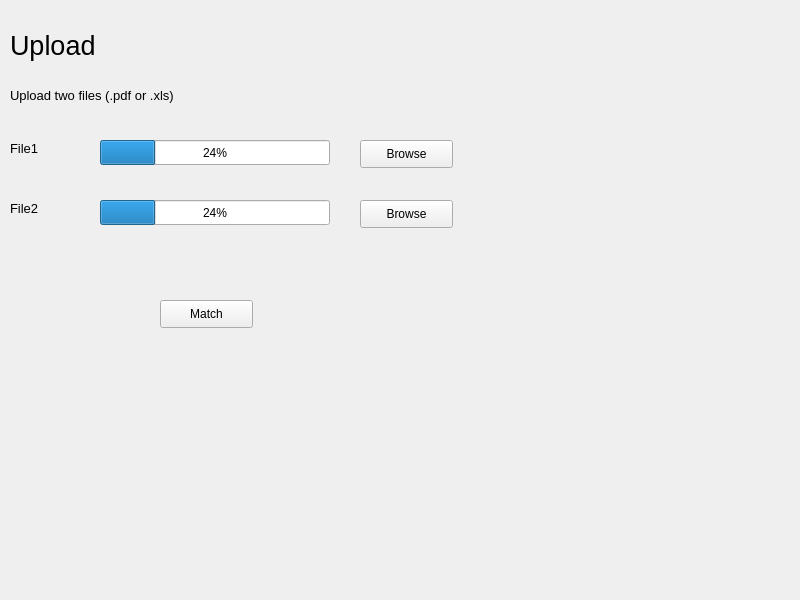
<?xml version="1.0" encoding="UTF-8"?>
<ui version="4.0">
 <class>MainWindow</class>
 <widget class="QMainWindow" name="MainWindow">
  <property name="geometry">
   <rect>
    <x>0</x>
    <y>0</y>
    <width>800</width>
    <height>600</height>
   </rect>
  </property>
  <property name="windowTitle">
   <string>MainWindow</string>
  </property>
  <widget class="QWidget" name="centralwidget">
   <widget class="QLabel" name="upload_label">
    <property name="geometry">
     <rect>
      <x>10</x>
      <y>20</y>
      <width>151</width>
      <height>51</height>
     </rect>
    </property>
    <property name="font">
     <font>
      <pointsize>20</pointsize>
     </font>
    </property>
    <property name="text">
     <string>Upload</string>
    </property>
   </widget>
   <widget class="QLabel" name="text_label">
    <property name="geometry">
     <rect>
      <x>10</x>
      <y>80</y>
      <width>241</width>
      <height>31</height>
     </rect>
    </property>
    <property name="font">
     <font>
      <pointsize>10</pointsize>
     </font>
    </property>
    <property name="text">
     <string>Upload two files (.pdf or .xls)</string>
    </property>
   </widget>
   <widget class="QLabel" name="file1">
    <property name="geometry">
     <rect>
      <x>10</x>
      <y>140</y>
      <width>55</width>
      <height>16</height>
     </rect>
    </property>
    <property name="font">
     <font>
      <pointsize>10</pointsize>
     </font>
    </property>
    <property name="text">
     <string>File1</string>
    </property>
   </widget>
   <widget class="QLabel" name="file2">
    <property name="geometry">
     <rect>
      <x>10</x>
      <y>200</y>
      <width>55</width>
      <height>16</height>
     </rect>
    </property>
    <property name="font">
     <font>
      <pointsize>10</pointsize>
     </font>
    </property>
    <property name="text">
     <string>File2</string>
    </property>
   </widget>
   <widget class="QProgressBar" name="progressBar_1">
    <property name="geometry">
     <rect>
      <x>100</x>
      <y>140</y>
      <width>230</width>
      <height>25</height>
     </rect>
    </property>
    <property name="value">
     <number>24</number>
    </property>
   </widget>
   <widget class="QProgressBar" name="progressBar_2">
    <property name="geometry">
     <rect>
      <x>100</x>
      <y>200</y>
      <width>230</width>
      <height>25</height>
     </rect>
    </property>
    <property name="value">
     <number>24</number>
    </property>
   </widget>
   <widget class="QPushButton" name="browse1">
    <property name="geometry">
     <rect>
      <x>360</x>
      <y>140</y>
      <width>93</width>
      <height>28</height>
     </rect>
    </property>
    <property name="text">
     <string>Browse</string>
    </property>
   </widget>
   <widget class="QPushButton" name="browse2">
    <property name="geometry">
     <rect>
      <x>360</x>
      <y>200</y>
      <width>93</width>
      <height>28</height>
     </rect>
    </property>
    <property name="text">
     <string>Browse</string>
    </property>
   </widget>
   <widget class="QPushButton" name="match">
    <property name="geometry">
     <rect>
      <x>160</x>
      <y>300</y>
      <width>93</width>
      <height>28</height>
     </rect>
    </property>
    <property name="toolTip">
     <string>&lt;html&gt;&lt;head/&gt;&lt;body&gt;&lt;p&gt;Match two files&lt;/p&gt;&lt;/body&gt;&lt;/html&gt;</string>
    </property>
    <property name="text">
     <string>Match</string>
    </property>
   </widget>
  </widget>
 </widget>
 <resources/>
 <connections/>
</ui>
